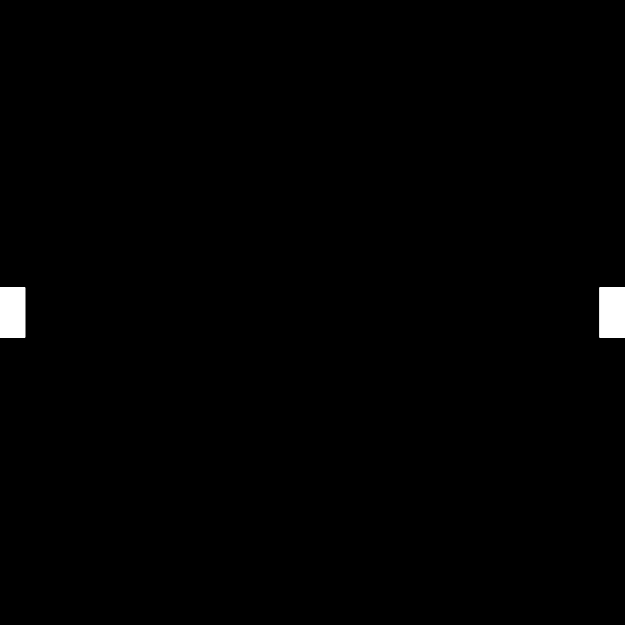
Frame 1 (no input)
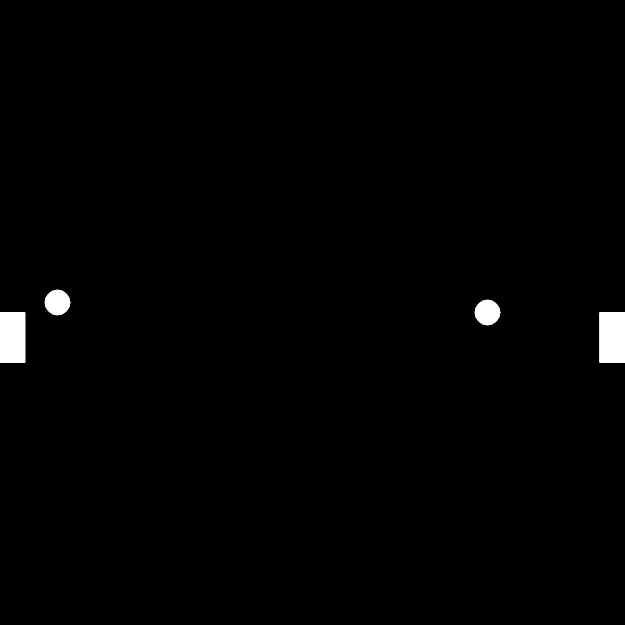
Frame 60 (no input)
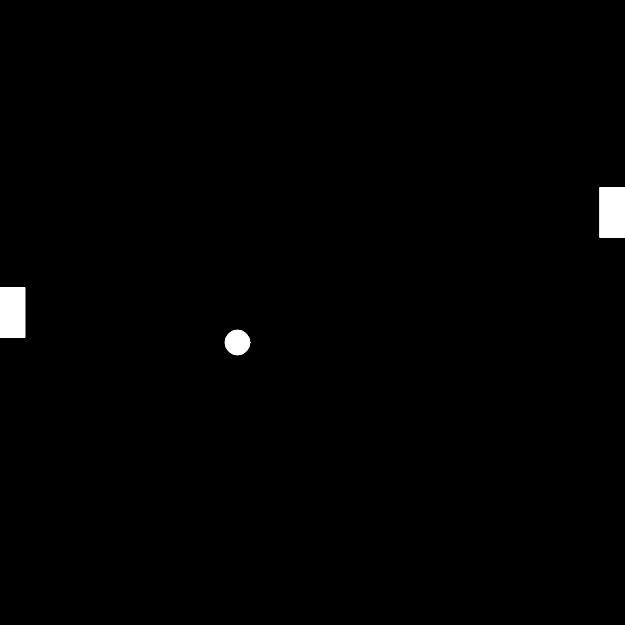
Frame 120 (the mouse pressed at the canvas centre since frame 60)

The p5.js sketch that drew these frames (run headless with seeded random() and noise() and a simulated clock; from frame 60 on, the mouse is pressed at the canvas centre):

// p5.js sketch
// ── sketch.js
const gridSize = 25;
const canvasGridSize = 25;
const canvasDimensions = [canvasGridSize * gridSize, canvasGridSize * gridSize];
const paddleHeight = 2;
const difficulty = 0.5;
const pucks = [];
const paddles = [];

let minPuckSpeedX = gridSize * 2;
let maxPuckSpeedX = 0;

function pxToUnits(pixels) {
    return Math.floor(pixels / gridSize);
}

function unitsToPx(units) {
    return units * gridSize;
}

// return true if the rectangle and circle are colliding
// http://stackoverflow.com/questions/21089959/detecting-collision-of-rectangle-with-circle
function isRectCircleColliding(circle, rect) {
    let distX = Math.abs(circle.x - rect.x - rect.w / 2);
    let distY = Math.abs(circle.y - rect.y - rect.h / 2);

    if (distX > (rect.w / 2 + circle.r)) {
        return false;
    }
    if (distY > (rect.h / 2 + circle.r)) {
        return false;
    }

    if (distX <= (rect.w / 2)) {
        return true;
    }
    if (distY <= (rect.h / 2)) {
        return true;
    }

    let dx = distX - rect.w / 2;
    let dy = distY - rect.h / 2;
    if (dx * dx + dy * dy <= (circle.r * circle.r)) {
        return true;
    } else {
        return false;
    }
}

class Puck {
    constructor(speedX, speedY) {
        this.x = canvasDimensions[0] / 2;
        this.y = canvasDimensions[1] / 2;
        this._speedX = speedX;
        this.speedY = speedY;
        this.r = gridSize / 2;
    }

    set speedX(newSpeedX) {
        if (newSpeedX < minPuckSpeedX) {
            minPuckSpeedX = newSpeedX;
        } else if (newSpeedX > maxPuckSpeedX) {
            maxPuckSpeedX = newSpeedX;
        }
        this._speedX = newSpeedX;
    }

    get speedX() {
        return this._speedX;
    }

    isOffScreen() {
        return (this.x < 0 || this.x > canvasDimensions[0] || this.y < 0 || this.y > canvasDimensions[1]);
    }

    move() {
        // Bouncing Logic
        // Is top of canvas, or bottom of canvas
        const isVerticalBounce = (this.y < gridSize) || (this.y > canvasDimensions[1] - gridSize);
        if (isVerticalBounce) {
            this.speedY *= -1;
        } else { // Check for paddle bounce
            let puckSide = (this.x >= canvasDimensions[0] / 2) ? 1 : 0;

            for (let i = 0; i < paddles.length; i++) {
                let paddle = paddles[i];
                if (paddle.side === puckSide) {
                    if (isRectCircleColliding(this, paddle)) {
                        if (paddle.side) {
                            this.speedX = -1 * abs(this.speedX);
                        } else {
                            this.speedX = abs(this.speedX);
                        }

                    }
                }
            }
        }

        this.x = this.x + this.speedX;
        this.y = this.y + this.speedY;
    }

    show() {
        ellipse(this.x, this.y, this.r * 2);
    }
}

class Paddle {
    constructor(isComputer, side, height) {
        let pxHeight = height * gridSize;
        this.isComputer = isComputer;
        this.side = side;
        this.w = gridSize;
        this.h = pxHeight;
        this.x = (side) ? canvasDimensions[0] - gridSize : 0;
        this.y = (canvasDimensions[1] / 2) - (pxHeight / 2);
    }

    moveUp() {
        this.y -= gridSize;
    }

    moveDown() {
        this.y += gridSize;
    }

    constrainPosition() {
        this.y = constrain(this.y, 0, canvasDimensions[1] - this.h);
    }

    move() {
        if (this.isComputer) { // Computer Controlled
            let mostImportantPuck = undefined;
            let highestPriority = 0;
            const centerY = this.y + (this.h / 2);

            for (let i = 0; i < pucks.length; i++) {
                const puck = pucks[i];
                const time = abs(puck.x - this.x) / abs(puck.speedX)
                const puckPriority = 1 / time;
                const puckIsHeadingMyWay = (this.side === 0 && puck.speedX < 0) || (this.side === 1 && puck.speedX > 0);
                if ((puckPriority > highestPriority) && (puckIsHeadingMyWay)) {
                    highestPriority = puckPriority;
                    mostImportantPuck = puck;
                }
            }

            if (mostImportantPuck) {
                if (mostImportantPuck.y < this.y || mostImportantPuck.y > this.y + this.h) {
                    if (mostImportantPuck.y < this.y) {
                        this.moveUp();
                    } else if (mostImportantPuck.y > this.y) {
                        this.moveDown();
                    }
                }
            }

        } else { // Player Controlled
            if (keyIsPressed) {
                if (keyCode == UP_ARROW) {
                    this.moveUp();
                } else if (keyCode == DOWN_ARROW) {
                    this.moveDown();
                }
            }
        }

        this.constrainPosition();

    }

    show() {
        rect(this.x, this.y, this.w, this.h);
    }
}

function setup() {
    paddles.push(new Paddle(true, 0, paddleHeight));
    paddles.push(new Paddle(true, 1, paddleHeight));
    createCanvas(canvasDimensions[0], canvasDimensions[1]);
    stroke(255);  // Set line drawing color to white
    frameRate(60);
}

function draw() {
    background(0);

    for (let i = 0; i < paddles.length; i++) {
        paddles[i].move();
        paddles[i].show();
    }

    for (let i = pucks.length - 1; i >= 0; i--) {
        pucks[i].move();
        pucks[i].show();
        if (pucks[i].isOffScreen()) {
            pucks.splice(i, 1);
        }
    }

    if (pucks.length === 0) {
        console.log("Game Over! Restarting.");
        pucks.push(new Puck(25, 0));
        pucks.push(new Puck(15, 10));
        //pucks.push(new Puck(random(gridSize * difficulty), random(gridSize * difficulty)));
    }
}
